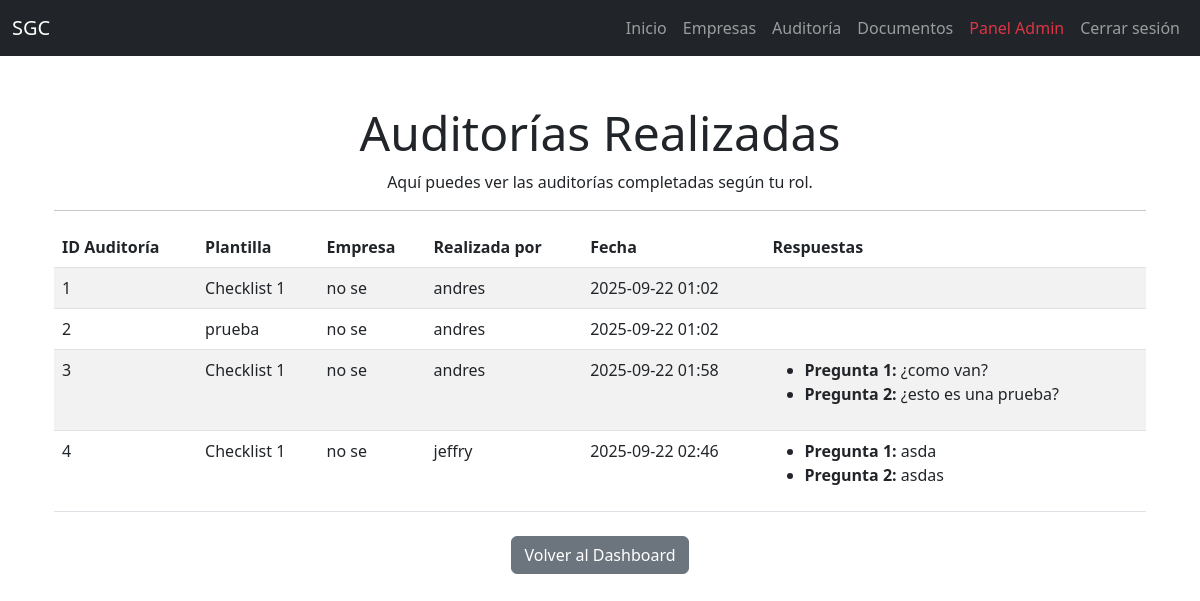
Page /audit/records (signed in) on the committed database.
### app.py (models this page shows, shortened)
class AuditRecord(db.Model):
    id = db.Column(db.Integer, primary_key=True)
    template_id = db.Column(db.Integer, db.ForeignKey('audit_checklist_template.id'))
    company_id = db.Column(db.Integer, db.ForeignKey('company.id'))
    user_id = db.Column(db.Integer, db.ForeignKey('user.id'))
    date = db.Column(db.DateTime, default=datetime.datetime.utcnow)
    answers = db.Column(db.Text)  # Guardaremos JSON como string

class AuditChecklistTemplate(db.Model):
    id = db.Column(db.Integer, primary_key=True)
    title = db.Column(db.String(120), nullable=False)
    questions = db.Column(db.Text, nullable=False)

class Company(db.Model):
    id = db.Column(db.Integer, primary_key=True)
    razon_social = db.Column(db.String(150))
    numero_empresa = db.Column(db.String(50))
    nit = db.Column(db.String(50))
    email = db.Column(db.String(120))
    representante_legal = db.Column(db.String(120))
    pagina_web = db.Column(db.String(120))
    sector_economico = db.Column(db.String(120))
    tipo_empresa = db.Column(db.String(120))
    direccion = db.Column(db.String(200))
    redes_sociales = db.Column(db.String(250))
    user_id = db.Column(db.Integer, db.ForeignKey('user.id'))

class User(UserMixin, db.Model):
    id = db.Column(db.Integer, primary_key=True)
    username = db.Column(db.String(80), unique=True, nullable=False)
    email = db.Column(db.String(120), unique=True, nullable=False)
    password_hash = db.Column(db.String(200), nullable=False)
    role = db.Column(db.String(50), default='user')

### app.py (the view)
@app.route('/audit/records')
@login_required
def audit_records():
    if current_user.role == 'empresa':
        records = AuditRecord.query.join(Company).filter(Company.user_id == current_user.id).all()
    elif current_user.role in ['admin', 'auditor']:
        records = AuditRecord.query.all()
    else:
        records = []
    for rec in records:
        rec.template = AuditChecklistTemplate.query.get(rec.template_id)
        rec.company = Company.query.get(rec.company_id)
        rec.user = User.query.get(rec.user_id)
        if rec.answers:
            try:
                rec.answers_dict = json.loads(rec.answers)
            except:
                rec.answers_dict = {}
        else:
            rec.answers_dict = {}
    return render_template('audit_records.html', records=records)

### app.py (called while the page is built)
@login_manager.user_loader
def load_user(user_id):
    return User.query.get(int(user_id))

### templates/audit_records.html
{% extends 'base.html' %}
{% block content %}
<div class="container mt-5">
    <h1 class="display-5 text-center">Auditorías Realizadas</h1>
    <p class="text-center">Aquí puedes ver las auditorías completadas según tu rol.</p>
    <hr>
    {% if records %}
    <table class="table table-striped">
        <thead>
            <tr>
                <th>ID Auditoría</th>
                <th>Plantilla</th>
                <th>Empresa</th>
                <th>Realizada por</th>
                <th>Fecha</th>
                <th>Respuestas</th>
            </tr>
        </thead>
        <tbody>
            {% for rec in records %}
            <tr>
                <td>{{ rec.id }}</td>
                <td>{{ rec.template.title }}</td>
                <td>{{ rec.company.razon_social }}</td>
                <td>{{ rec.user.username }}</td>
                <td>{{ rec.date.strftime('%Y-%m-%d %H:%M') }}</td>
                <td>
                    <ul>
                        {% for key, value in rec.answers_dict.items() %}
                        <li><strong>{{ key }}:</strong> {{ value }}</li>
                        {% endfor %}
                    </ul>
                </td>
            </tr>
            {% endfor %}
        </tbody>
    </table>
    {% else %}
    <p class="text-center">No hay auditorías registradas aún.</p>
    {% endif %}
    <div class="text-center mt-4">
        <a class="btn btn-secondary" href="{{ url_for('index') }}">Volver al Dashboard</a>
    </div>
</div>
{% endblock %}

### templates/base.html (shortened to what this page needs)
<!DOCTYPE html>
<html lang="es">
<head>
    <link href="https://cdn.jsdelivr.net/npm/bootstrap@5.3.0/dist/css/bootstrap.min.css" rel="stylesheet">
</head>
<body>
    <nav class="navbar navbar-expand-lg navbar-dark bg-dark">
        <div class="container-fluid">
            <a class="navbar-brand" href="{{ url_for('index') }}">SGC</a>
            <div class="collapse navbar-collapse" id="navbarNav">
                <ul class="navbar-nav ms-auto">
                    {% if current_user.is_authenticated %}
                        <li class="nav-item">
                            <a class="nav-link" href="{{ url_for('index') }}">Inicio</a>
                        </li>
                        {% if current_user.role in ['admin', 'empresa'] %}
                        <li class="nav-item">
                            <a class="nav-link" href="{{ url_for('company') }}">Empresas</a>
                        </li>
                        {% endif %}
                        {% if current_user.role in ['admin', 'auditor'] %}
                        <li class="nav-item">
                            <a class="nav-link" href="{{ url_for('audit_template') }}">Auditoría</a>
                        </li>
                        {% endif %}
                        <li class="nav-item">
                            <a class="nav-link" href="{{ url_for('documents') }}">Documentos</a>
                        </li>
                        {% if current_user.role == 'admin' %}
                        <li class="nav-item">
                            <a class="nav-link text-danger" href="#">Panel Admin</a>
                        </li>
                        {% endif %}
                        <li class="nav-item">
                            <a class="nav-link" href="{{ url_for('logout') }}">Cerrar sesión</a>
                        </li>
                    {% endif %}
                </ul>
            </div>
        </div>
    </nav>
    <div class="container mt-4">
        {% block content %}{% endblock %}
    </div>
</body>
</html>

### rows in the picture
AuditRecord: id "1", template "Checklist 1", company.razon_social "no se", user.username "andres", date "2025-09-22 01:02"
AuditRecord: id "2", template "prueba", company.razon_social "no se", user.username "andres", date "2025-09-22 01:02"
AuditRecord: id "3", template "Checklist 1", company.razon_social "no se", user.username "andres", date "2025-09-22 01:58", answers_dict "Pregunta 1" "Pregunta 2", answers_dict "¿como van?" "¿esto es una prueba?"
AuditRecord: id "4", template "Checklist 1", company.razon_social "no se", user.username "jeffry", date "2025-09-22 02:46", answers_dict "Pregunta 1" "Pregunta 2", answers_dict "asda" "asdas"
